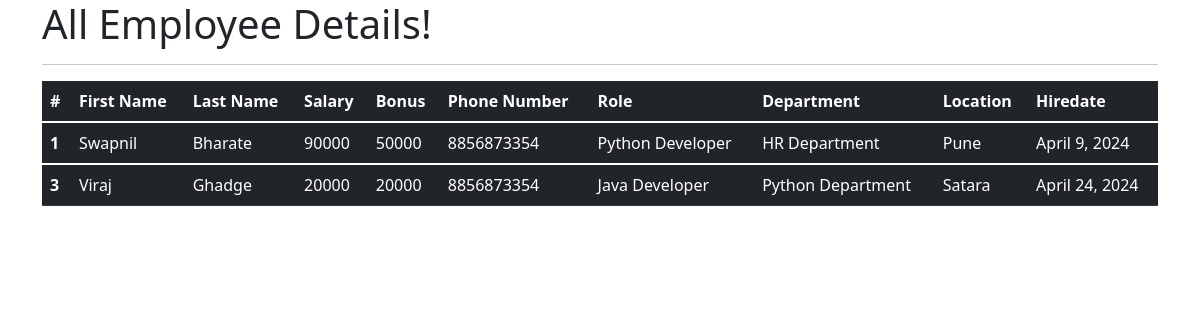
The app's page /all_emp with its own data.
### emp_app/models.py (models this page shows, shortened)
class Employee(models.Model):
    first_name = models.CharField(max_length=100, null=False)
    last_name = models.CharField(max_length=100)
    dept = models.ForeignKey(Department, on_delete=models.CASCADE)
    salary = models.IntegerField(default=0)
    bonus = models.IntegerField(default=0)
    role = models.ForeignKey(Role,on_delete=models.CASCADE)
    phone = models.IntegerField(default= 0)
    hire_date = models.DateField()
    def __str__(self):
        return  "%s %s %s"%(self.first_name,self.last_name,self.phone)

class Role(models.Model):
    name = models.CharField(max_length=100, null=False)

class Department(models.Model):
    name = models.CharField(max_length=100,null=False)
    location= models.CharField(max_length=100)

### emp_app/views.py (the view)
# urls.py: path('all_emp', views.all_emp, name='all_emp'),
def all_emp(request):
    emps = Employee.objects.all()
    context = {
        'emps': emps
    }
    print(context)
    return render(request, 'view_all_emp.html', context)

### emp_app/templates/view_all_emp.html (shortened to what this page needs)
<!DOCTYPE html>
<html lang="en">
<head>
  <link href="https://cdn.jsdelivr.net/npm/bootstrap@5.1.3/dist/css/bootstrap.min.css" rel="stylesheet">
</head>
  <body>
  <div class="container">
          <h1>All Employee Details!</h1>
      <hr>
     <table class="table table-dark">
  <thead>
    <tr>
      <th scope="col">#</th>
      <th scope="col">First Name</th>
      <th scope="col">Last Name</th>
      <th scope="col">Salary</th>
      <th scope="col">Bonus</th>
      <th scope="col">Phone Number</th>
      <th scope="col">Role</th>
      <th scope="col">Department</th>
      <th scope="col">Location</th>
      <th scope="col">Hiredate</th>
    </tr>
  </thead>
         {% for emp in emps %}
  <tbody>
    <tr>
      <th scope="row">{{emp.id}}</th>
      <td>{{emp.first_name}}</td>
      <td>{{emp.last_name}}</td>
      <td>{{emp.salary}}</td>
      <td>{{emp.bonus}}</td>
      <td>{{emp.phone}}</td>
      <td>{{emp.role.name}}</td>
      <td>{{emp.dept.name}}</td>
      <td>{{emp.dept.location}}</td>
      <td>{{emp.hire_date}}</td>
    </tr>
  </tbody>
         {% endfor %}
</table>
  </div>
  </body>
</html>

### records on screen
Employee: id "1", first_name "Swapnil", last_name "Bharate", salary "90000", bonus "50000", phone "8856873354", role.name "Python Developer", dept.name "HR Department", dept.location "Pune", hire_date "April 9, 2024"
Employee: id "3", first_name "Viraj", last_name "Ghadge", salary "20000", bonus "20000", phone "8856873354", role.name "Java Developer", dept.name "Python Department", dept.location "Satara", hire_date "April 24, 2024"
